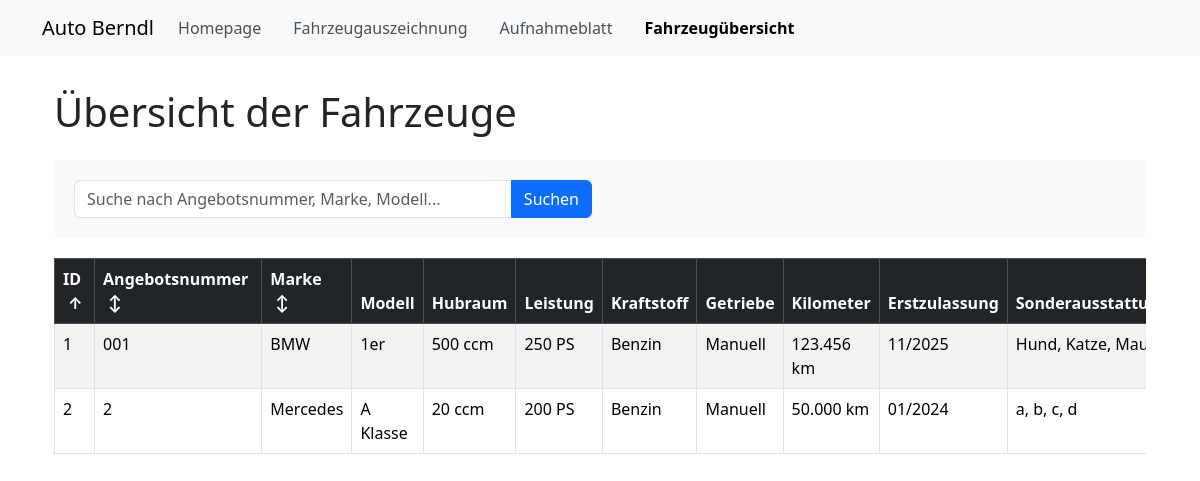
Screenshot of /view-cars with the database file from the repository.
### models.py (models this page shows, shortened)
class Car(db.Model):
    __tablename__ = 'cars'
    id = db.Column(db.Integer, primary_key=True)
    listing_number = db.Column(db.String, nullable=False, index=True)
    brand = db.Column(db.String, nullable=False, index=True)
    model = db.Column(db.String, nullable=False, index=True)
    engine_capacity = db.Column(db.Integer, nullable=False)
    power = db.Column(db.Integer, nullable=False)
    fuel_type = db.Column(db.String, nullable=False, index=True)
    transmission = db.Column(db.String, nullable=False, index=True)
    mileage = db.Column(db.Integer, nullable=False)
    first_registration = db.Column(db.String, nullable=False)
    features = db.Column(db.String, nullable=False)
    eco_badge = db.Column(db.Integer, nullable=False)
    price = db.Column(db.Integer, nullable=False, index=True)
    vat_deductible = db.Column(db.Boolean, nullable=False)
    seller = db.Column(db.String, nullable=False, server_default='Auto Berndl', index=True)
    created_at = db.Column(db.DateTime(timezone=True), server_default=func.now(), index=True)

### routes/view_routes.py (the view)
@bp.route('/view-cars')
def view_cars():
    search_term = request.args.get('search', '')
    sort_by = request.args.get('sort', 'id')
    sort_order = request.args.get('order', 'asc')
    cars = get_all_cars(search_term, sort_by, sort_order)
    return render_template('view_cars.html',
                           cars=cars,
                           search_term=search_term,
                           sort_by=sort_by,
                           sort_order=sort_order)

### app.py (called while the page is built)
@app.template_filter('numberformat')
def numberformat_filter(value):
    try:
        return "{:,.0f}".format(value).replace(",", ".")
    except (ValueError, TypeError):
        return value

### database.py (called while the page is built, shortened)
def get_all_cars(search_term=None, sort_by='id', sort_order='asc'):
    query = Car.query
    valid_columns = {
        'id': Car.id,
        'listing_number': Car.listing_number,
        'brand': Car.brand,
        'model': Car.model,
        'price': Car.price,
        'created_at': Car.created_at
    }
    sort_column = valid_columns.get(sort_by, Car.id)
    if sort_order.lower() == 'desc':
        query = query.order_by(desc(sort_column))
    else:
        query = query.order_by(sort_column)
    return query.all()

### templates/view_cars.html (shortened to what this page needs)
{% extends "base.html" %}
{% block content %}
<div class="container mt-4">
    <h1 class="mb-4">Übersicht der Fahrzeuge</h1>
    <div class="search-section">
        <form action="{{ url_for('views.view_cars') }}" method="GET" class="row g-3 align-items-center">
            <div class="col-md-6">
                <div class="input-group">
                    <input type="text" class="form-control" name="search" value="{{ search_term }}"
                           placeholder="Suche nach Angebotsnummer, Marke, Modell...">
                    <button class="btn btn-primary" type="submit">Suchen</button>
                </div>
            </div>
        </form>
    </div>
    <div class="table-responsive">
        <table class="table table-striped table-bordered">
            <thead class="table-dark">
                <tr>
                    <th>
                        ID
                        <span class="sort-icon" data-sort="id">
                            {% if sort_by == 'id' %}
                                {% if sort_order == 'asc' %}↑{% else %}↓{% endif %}
                            {% else %}↕{% endif %}
                        </span>
                    </th>
                    <th>
                        Angebotsnummer
                        <span class="sort-icon" data-sort="listing_number">
                            {% if sort_by == 'listing_number' %}
                                {% if sort_order == 'asc' %}↑{% else %}↓{% endif %}
                            {% else %}↕{% endif %}
                        </span>
                    </th>
                    <th>
                        Marke
                        <span class="sort-icon" data-sort="brand">
                            {% if sort_by == 'brand' %}
                                {% if sort_order == 'asc' %}↑{% else %}↓{% endif %}
                            {% else %}↕{% endif %}
                        </span>
                    </th>
                    <th>Modell</th>
                    <th>Hubraum</th>
                    <th>Leistung</th>
                    <th>Kraftstoff</th>
                    <th>Getriebe</th>
                    <th>Kilometer</th>
                    <th>Erstzulassung</th>
                    <th>Sonderausstattung</th>
                </tr>
            </thead>
            <tbody>
                {% for car in cars %}
                <tr>
                    <td>{{ car.id }}</td>
                    <td>{{ car.listing_number }}</td>
                    <td>{{ car.brand }}</td>
                    <td>{{ car.model }}</td>
                    <td>{{ car.engine_capacity }} ccm</td>
                    <td>{{ car.power }} PS</td>
                    <td>{{ car.fuel_type }}</td>
                    <td>{{ car.transmission }}</td>
                    <td>{{ car.mileage | numberformat }} km</td>
                    <td>{{ car.first_registration }}</td>
                    <td class="features-cell" title="{{ car.features }}">{{ car.features }}</td>
                </tr>
                {% else %}
                <tr>
                    <td colspan="17" class="text-center">Keine Fahrzeuge in der Datenbank gefunden.</td>
                </tr>
                {% endfor %}
            </tbody>
        </table>
    </div>
</div>
{% endblock %}

### templates/base.html (shortened to what this page needs)
<!DOCTYPE html>
<html lang="de">
<head>
    <link href="https://cdn.jsdelivr.net/npm/bootstrap@5.3.2/dist/css/bootstrap.min.css" rel="stylesheet">
</head>
<body>
    <nav class="navbar navbar-expand-lg navbar-light bg-light">
        <div class="container">
            <a class="navbar-brand" href="{{ url_for('home') }}">
                Auto Berndl
            </a>
            <div class="collapse navbar-collapse" id="navbarNav">
                <ul class="navbar-nav">
                    <li class="nav-item">
                        <a class="nav-link {% if request.endpoint == 'home' %}active{% endif %}"
                           href="{{ url_for('home') }}">Homepage</a>
                    </li>
                    <li class="nav-item">
                        <a class="nav-link {% if request.endpoint == 'views.car_form' %}active{% endif %}"
                           href="{{ url_for('views.car_form') }}">Fahrzeugauszeichnung</a>
                    </li>
                    <li class="nav-item">
                        <a class="nav-link {% if request.endpoint == 'intake_form' %}active{% endif %}"
                           href="{{ url_for('intake_form') }}">Aufnahmeblatt</a>
                    </li>
                    <li class="nav-item">
                        <a class="nav-link {% if request.endpoint == 'views.view_cars' %}active{% endif %}"
                           href="{{ url_for('views.view_cars') }}">Fahrzeugübersicht</a>
                    </li>
                </ul>
            </div>
        </div>
    </nav>
    <div class="container main-content">
        {% block content %}{% endblock %}
    </div>
</body>
</html>

### templates/base.html (style rules this page uses)
.main-content { margin-top: 2rem; margin-bottom: 2rem; }
.nav-item { margin-right: 1rem; }
.nav-link { color: #495057; font-weight: 500; }
.nav-link.active { color: #0d6efd; font-weight: 600; }

### templates/view_cars.html (style rules this page uses)
.search-section { background-color: #f8f9fa; padding: 20px; border-radius: 8px; margin-bottom: 20px; }
.sort-icon { cursor: pointer; margin-left: 5px; }
.table-responsive { margin-top: 20px; }
.features-cell { max-width: 300px; white-space: nowrap; overflow: hidden; text-overflow: ellipsis; }
.table th { position: relative; }

### rows the page displays
Car: id "1", listing_number "001", brand "BMW", model "1er", engine_capacity "500", power "250", fuel_type "Benzin", transmission "Manuell", mileage|numberformat "123.456", first_registration "11/2025", features "Hund, Katze,…"
Car: id "2", listing_number "2", brand "Mercedes", model "A Klasse", engine_capacity "20", power "200", fuel_type "Benzin", transmission "Manuell", mileage|numberformat "50.000", first_registration "01/2024", features "a, b, c, d"
